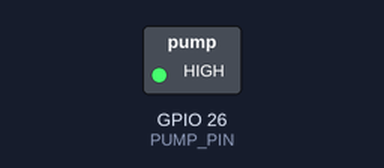
The sketch below on a simulated ESP32. Shown: switched loads named in the sketch (green lamp = pin HIGH). Dashed ring = blinking.

Above: at 0.5 s.
Timing chart, 0 to 4.6 s (numbered marks = the images above):
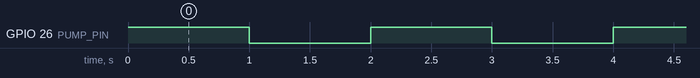

Measured:
- by itself, GPIO 26 (PUMP_PIN): alternates HIGH for 1.0 s and LOW for 1.0 s

The sketch:

sketch_jul21c.ino
```cpp
#define PUMP_PIN 26

void setup() {
  pinMode(PUMP_PIN, OUTPUT);

}

void loop() {
  digitalWrite(PUMP_PIN, HIGH);  // Turn LED on
  delay(1000);                  // Wait 1 second
  digitalWrite(PUMP_PIN, LOW);   // Turn LED off
  delay(1000);
  }             // Wait 1 second
```
